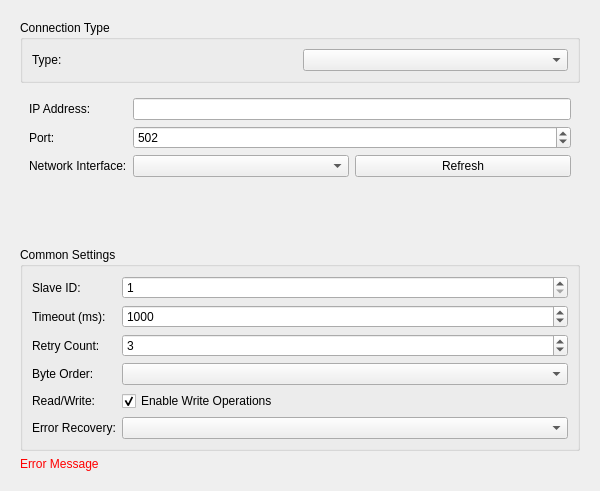
<?xml version="1.0" encoding="UTF-8"?>
<ui version="4.0">
 <class>ConnectionSettingsWidget</class>
 <widget class="QWidget" name="ConnectionSettingsWidget">
  <property name="geometry">
   <rect>
    <x>0</x>
    <y>0</y>
    <width>600</width>
    <height>400</height>
   </rect>
  </property>
  <property name="windowTitle">
   <string>Connection Settings</string>
  </property>
  <layout class="QVBoxLayout" name="verticalLayout">
   <item>
    <widget class="QWidget" name="mainWidget" native="true">
     <layout class="QVBoxLayout" name="mainLayout">
      <item>
       <widget class="QGroupBox" name="connectionTypeGroup">
        <property name="title">
         <string>Connection Type</string>
        </property>
        <layout class="QHBoxLayout" name="horizontalLayout">
         <item>
          <widget class="QLabel" name="connectionTypeLabel">
           <property name="text">
            <string>Type:</string>
           </property>
          </widget>
         </item>
         <item>
          <widget class="QComboBox" name="connectionTypeCombo"/>
         </item>
        </layout>
       </widget>
      </item>
      <item>
       <widget class="QStackedWidget" name="settingsStack">
        <widget class="QWidget" name="tcpSettingsWidget">
         <layout class="QFormLayout" name="formLayout">
          <item row="0" column="0">
           <widget class="QLabel" name="ipAddressLabel">
            <property name="text">
             <string>IP Address:</string>
            </property>
           </widget>
          </item>
          <item row="0" column="1">
           <widget class="QLineEdit" name="ipAddressEdit"/>
          </item>
          <item row="1" column="0">
           <widget class="QLabel" name="portLabel">
            <property name="text">
             <string>Port:</string>
            </property>
           </widget>
          </item>
          <item row="1" column="1">
           <widget class="QSpinBox" name="portSpinBox">
            <property name="minimum">
             <number>1</number>
            </property>
            <property name="maximum">
             <number>65535</number>
            </property>
            <property name="value">
             <number>502</number>
            </property>
           </widget>
          </item>
          <item row="2" column="0">
           <widget class="QLabel" name="networkInterfaceLabel">
            <property name="text">
             <string>Network Interface:</string>
            </property>
           </widget>
          </item>
          <item row="2" column="1">
           <layout class="QHBoxLayout" name="horizontalLayout_2">
            <item>
             <widget class="QComboBox" name="networkInterfaceCombo"/>
            </item>
            <item>
             <widget class="QPushButton" name="refreshNetworkButton">
              <property name="text">
               <string>Refresh</string>
              </property>
             </widget>
            </item>
           </layout>
          </item>
         </layout>
        </widget>
        <widget class="QWidget" name="serialSettingsWidget">
         <layout class="QFormLayout" name="formLayout_2">
          <item row="0" column="0">
           <widget class="QLabel" name="serialPortLabel">
            <property name="text">
             <string>Serial Port:</string>
            </property>
           </widget>
          </item>
          <item row="0" column="1">
           <layout class="QHBoxLayout" name="horizontalLayout_3">
            <item>
             <widget class="QComboBox" name="serialPortCombo"/>
            </item>
            <item>
             <widget class="QPushButton" name="refreshSerialButton">
              <property name="text">
               <string>Refresh</string>
              </property>
             </widget>
            </item>
           </layout>
          </item>
          <item row="1" column="0">
           <widget class="QLabel" name="baudRateLabel">
            <property name="text">
             <string>Baud Rate:</string>
            </property>
           </widget>
          </item>
          <item row="1" column="1">
           <widget class="QComboBox" name="baudRateCombo"/>
          </item>
          <item row="2" column="0">
           <widget class="QLabel" name="parityLabel">
            <property name="text">
             <string>Parity:</string>
            </property>
           </widget>
          </item>
          <item row="2" column="1">
           <widget class="QComboBox" name="parityCombo"/>
          </item>
          <item row="3" column="0">
           <widget class="QLabel" name="dataBitsLabel">
            <property name="text">
             <string>Data Bits:</string>
            </property>
           </widget>
          </item>
          <item row="3" column="1">
           <widget class="QComboBox" name="dataBitsCombo"/>
          </item>
          <item row="4" column="0">
           <widget class="QLabel" name="stopBitsLabel">
            <property name="text">
             <string>Stop Bits:</string>
            </property>
           </widget>
          </item>
          <item row="4" column="1">
           <widget class="QComboBox" name="stopBitsCombo"/>
          </item>
         </layout>
        </widget>
       </widget>
      </item>
      <item>
       <widget class="QGroupBox" name="commonSettingsGroup">
        <property name="title">
         <string>Common Settings</string>
        </property>
        <layout class="QFormLayout" name="formLayout_3">
         <item row="0" column="0">
          <widget class="QLabel" name="slaveIdLabel">
           <property name="text">
            <string>Slave ID:</string>
           </property>
          </widget>
         </item>
         <item row="0" column="1">
          <widget class="QSpinBox" name="slaveIdSpinBox">
           <property name="minimum">
            <number>1</number>
           </property>
           <property name="maximum">
            <number>247</number>
           </property>
          </widget>
         </item>
         <item row="1" column="0">
          <widget class="QLabel" name="timeoutLabel">
           <property name="text">
            <string>Timeout (ms):</string>
           </property>
          </widget>
         </item>
         <item row="1" column="1">
          <widget class="QSpinBox" name="timeoutSpinBox">
           <property name="minimum">
            <number>100</number>
           </property>
           <property name="maximum">
            <number>30000</number>
           </property>
           <property name="value">
            <number>1000</number>
           </property>
          </widget>
         </item>
         <item row="2" column="0">
          <widget class="QLabel" name="retryCountLabel">
           <property name="text">
            <string>Retry Count:</string>
           </property>
          </widget>
         </item>
         <item row="2" column="1">
          <widget class="QSpinBox" name="retryCountSpinBox">
           <property name="maximum">
            <number>10</number>
           </property>
           <property name="value">
            <number>3</number>
           </property>
          </widget>
         </item>
         <item row="3" column="0">
          <widget class="QLabel" name="byteOrderLabel">
           <property name="text">
            <string>Byte Order:</string>
           </property>
          </widget>
         </item>
         <item row="3" column="1">
          <widget class="QComboBox" name="byteOrderCombo"/>
         </item>
         <item row="4" column="0">
          <widget class="QLabel" name="readWriteLabel">
           <property name="text">
            <string>Read/Write:</string>
           </property>
          </widget>
         </item>
         <item row="4" column="1">
          <widget class="QCheckBox" name="readWriteCheckBox">
           <property name="text">
            <string>Enable Write Operations</string>
           </property>
           <property name="checked">
            <bool>true</bool>
           </property>
          </widget>
         </item>
         <item row="5" column="0">
          <widget class="QLabel" name="errorRecoveryLabel">
           <property name="text">
            <string>Error Recovery:</string>
           </property>
          </widget>
         </item>
         <item row="5" column="1">
          <widget class="QComboBox" name="errorRecoveryCombo"/>
         </item>
        </layout>
       </widget>
      </item>
      <item>
       <widget class="QLabel" name="errorLabel">
        <property name="styleSheet">
         <string notr="true">color: rgb(255, 0, 0);</string>
        </property>
        <property name="text">
         <string>Error Message</string>
        </property>
       </widget>
      </item>
      <item>
       <spacer name="verticalSpacer">
        <property name="orientation">
         <enum>Qt::Vertical</enum>
        </property>
        <property name="sizeHint" stdset="0">
         <size>
          <width>20</width>
          <height>40</height>
         </size>
        </property>
       </spacer>
      </item>
     </layout>
    </widget>
   </item>
  </layout>
 </widget>
 <resources/>
 <connections/>
</ui>
